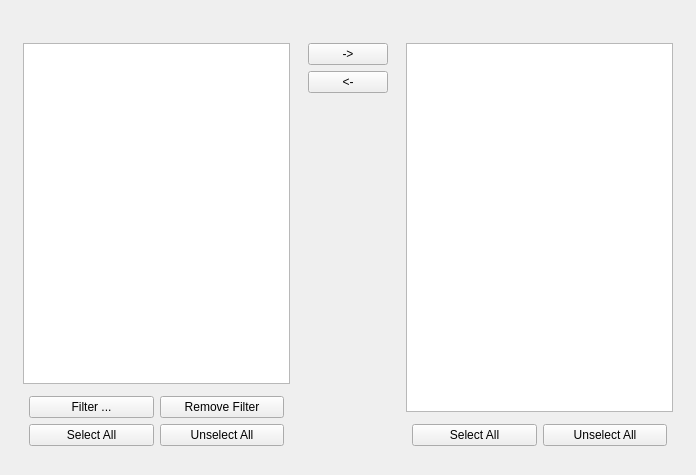
<?xml version="1.0" encoding="UTF-8"?>
<ui version="4.0">
 <class>ChooseObjectsPage_q</class>
 <widget class="QWizardPage" name="ChooseObjectsPage_q">
  <property name="geometry">
   <rect>
    <x>0</x>
    <y>0</y>
    <width>696</width>
    <height>475</height>
   </rect>
  </property>
  <property name="windowTitle">
   <string>WizardPage</string>
  </property>
  <property name="title">
   <string>Choose objects you wish to use</string>
  </property>
  <property name="subTitle">
   <string/>
  </property>
  <layout class="QGridLayout" name="gridLayout">
   <item row="0" column="0">
    <widget class="QLabel" name="textLabel18">
     <property name="text">
      <string/>
     </property>
     <property name="alignment">
      <set>Qt::AlignVCenter</set>
     </property>
     <property name="wordWrap">
      <bool>true</bool>
     </property>
    </widget>
   </item>
   <item row="1" column="0">
    <layout class="QHBoxLayout" name="_5">
     <property name="margin">
      <number>6</number>
     </property>
     <item>
      <layout class="QVBoxLayout" name="_6">
       <property name="margin">
        <number>6</number>
       </property>
       <item>
        <widget class="QListWidget" name="objectResultList">
         <property name="selectionMode">
          <enum>QAbstractItemView::MultiSelection</enum>
         </property>
        </widget>
       </item>
       <item>
        <layout class="QGridLayout" name="_7">
         <property name="margin">
          <number>6</number>
         </property>
         <item row="0" column="1">
          <widget class="QPushButton" name="remObjFilterButton">
           <property name="text">
            <string>Remove Filter</string>
           </property>
          </widget>
         </item>
         <item row="1" column="0">
          <widget class="QPushButton" name="selAllResButton">
           <property name="text">
            <string>Select All</string>
           </property>
          </widget>
         </item>
         <item row="0" column="0">
          <widget class="QPushButton" name="objFilterButton">
           <property name="text">
            <string>Filter ...</string>
           </property>
          </widget>
         </item>
         <item row="1" column="1">
          <widget class="QPushButton" name="unselAllResButton">
           <property name="text">
            <string>Unselect All</string>
           </property>
          </widget>
         </item>
        </layout>
       </item>
      </layout>
     </item>
     <item>
      <layout class="QVBoxLayout" name="_8">
       <property name="margin">
        <number>6</number>
       </property>
       <item>
        <widget class="QPushButton" name="addObjButton">
         <property name="text">
          <string>-&gt;</string>
         </property>
        </widget>
       </item>
       <item>
        <widget class="QPushButton" name="remObjButton">
         <property name="text">
          <string>&lt;-</string>
         </property>
        </widget>
       </item>
       <item>
        <spacer>
         <property name="orientation">
          <enum>Qt::Vertical</enum>
         </property>
         <property name="sizeType">
          <enum>QSizePolicy::Expanding</enum>
         </property>
         <property name="sizeHint" stdset="0">
          <size>
           <width>20</width>
           <height>240</height>
          </size>
         </property>
        </spacer>
       </item>
      </layout>
     </item>
     <item>
      <layout class="QVBoxLayout" name="_9">
       <property name="margin">
        <number>6</number>
       </property>
       <item>
        <widget class="QListWidget" name="objectList">
         <property name="selectionMode">
          <enum>QAbstractItemView::MultiSelection</enum>
         </property>
        </widget>
       </item>
       <item>
        <layout class="QHBoxLayout" name="_10">
         <property name="margin">
          <number>6</number>
         </property>
         <item>
          <widget class="QPushButton" name="selAllObjButton">
           <property name="text">
            <string>Select All</string>
           </property>
          </widget>
         </item>
         <item>
          <widget class="QPushButton" name="unselAllObjButton">
           <property name="text">
            <string>Unselect All</string>
           </property>
          </widget>
         </item>
        </layout>
       </item>
      </layout>
     </item>
    </layout>
   </item>
  </layout>
 </widget>
 <tabstops>
  <tabstop>objectResultList</tabstop>
  <tabstop>objFilterButton</tabstop>
  <tabstop>remObjFilterButton</tabstop>
  <tabstop>selAllResButton</tabstop>
  <tabstop>unselAllResButton</tabstop>
  <tabstop>addObjButton</tabstop>
  <tabstop>remObjButton</tabstop>
  <tabstop>objectList</tabstop>
  <tabstop>selAllObjButton</tabstop>
  <tabstop>unselAllObjButton</tabstop>
 </tabstops>
 <resources/>
 <connections>
  <connection>
   <sender>addObjButton</sender>
   <signal>clicked()</signal>
   <receiver>ChooseObjectsPage_q</receiver>
   <slot>addObject()</slot>
   <hints>
    <hint type="sourcelabel">
     <x>348</x>
     <y>54</y>
    </hint>
    <hint type="destinationlabel">
     <x>347</x>
     <y>237</y>
    </hint>
   </hints>
  </connection>
  <connection>
   <sender>objFilterButton</sender>
   <signal>clicked()</signal>
   <receiver>ChooseObjectsPage_q</receiver>
   <slot>addFilter()</slot>
   <hints>
    <hint type="sourcelabel">
     <x>89</x>
     <y>399</y>
    </hint>
    <hint type="destinationlabel">
     <x>347</x>
     <y>237</y>
    </hint>
   </hints>
  </connection>
  <connection>
   <sender>remObjButton</sender>
   <signal>clicked()</signal>
   <receiver>ChooseObjectsPage_q</receiver>
   <slot>removeObject()</slot>
   <hints>
    <hint type="sourcelabel">
     <x>348</x>
     <y>89</y>
    </hint>
    <hint type="destinationlabel">
     <x>347</x>
     <y>237</y>
    </hint>
   </hints>
  </connection>
  <connection>
   <sender>remObjFilterButton</sender>
   <signal>clicked()</signal>
   <receiver>ChooseObjectsPage_q</receiver>
   <slot>removeFilter()</slot>
   <hints>
    <hint type="sourcelabel">
     <x>224</x>
     <y>399</y>
    </hint>
    <hint type="destinationlabel">
     <x>347</x>
     <y>237</y>
    </hint>
   </hints>
  </connection>
  <connection>
   <sender>selAllObjButton</sender>
   <signal>clicked()</signal>
   <receiver>ChooseObjectsPage_q</receiver>
   <slot>selectAllUsed()</slot>
   <hints>
    <hint type="sourcelabel">
     <x>472</x>
     <y>434</y>
    </hint>
    <hint type="destinationlabel">
     <x>347</x>
     <y>237</y>
    </hint>
   </hints>
  </connection>
  <connection>
   <sender>selAllResButton</sender>
   <signal>clicked()</signal>
   <receiver>ChooseObjectsPage_q</receiver>
   <slot>selectAllResults()</slot>
   <hints>
    <hint type="sourcelabel">
     <x>89</x>
     <y>434</y>
    </hint>
    <hint type="destinationlabel">
     <x>347</x>
     <y>237</y>
    </hint>
   </hints>
  </connection>
  <connection>
   <sender>unselAllObjButton</sender>
   <signal>clicked()</signal>
   <receiver>ChooseObjectsPage_q</receiver>
   <slot>unselectAllUsed()</slot>
   <hints>
    <hint type="sourcelabel">
     <x>606</x>
     <y>434</y>
    </hint>
    <hint type="destinationlabel">
     <x>347</x>
     <y>237</y>
    </hint>
   </hints>
  </connection>
  <connection>
   <sender>unselAllResButton</sender>
   <signal>clicked()</signal>
   <receiver>ChooseObjectsPage_q</receiver>
   <slot>unselectAllResults()</slot>
   <hints>
    <hint type="sourcelabel">
     <x>224</x>
     <y>434</y>
    </hint>
    <hint type="destinationlabel">
     <x>347</x>
     <y>237</y>
    </hint>
   </hints>
  </connection>
 </connections>
 <slots>
  <slot>addFilter()</slot>
  <slot>removeFilter()</slot>
  <slot>selectAllResults()</slot>
  <slot>unselectAllResults()</slot>
  <slot>selectAllUsed()</slot>
  <slot>unselectAllUsed()</slot>
  <slot>addObject()</slot>
  <slot>removeObject()</slot>
 </slots>
</ui>
